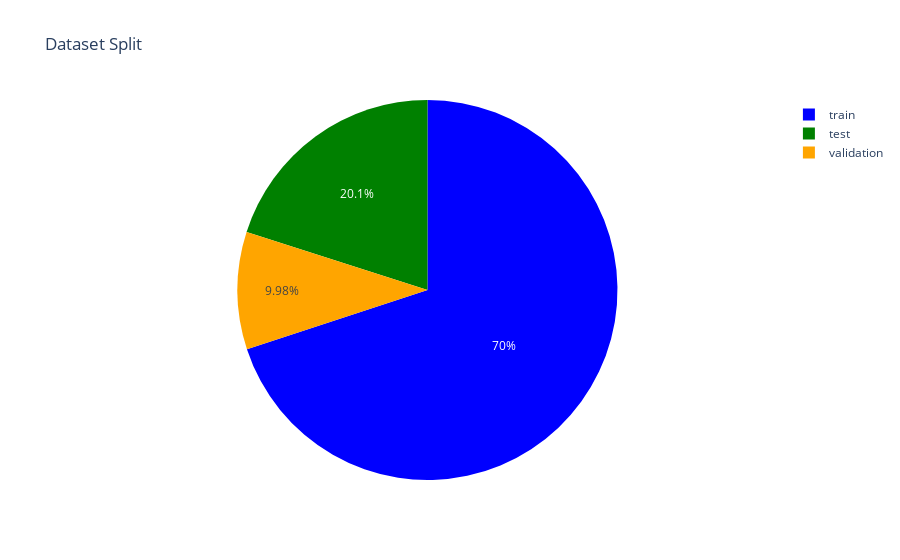

The code cell stored with this chart in its notebook:
### Code cell
import plotly.express as px
import pandas as pd

# Assuming you have separate lists for "Set" and "Count"
sets = ["train", "test", "validation"]
counts = [1472, 422, 210]

# Create the DataFrame
df_sets = pd.DataFrame({'Set': sets, 'Count': counts})

# Create the pie chart
fig = px.pie(df_sets, 
             values='Count', 
             names='Set', 
             title='Dataset Split',
             color='Set',
             color_discrete_map={'train': 'blue', 'test': 'green', 'validation': 'orange'}  # Optionally specify color for each set
            )

# Show the chart
fig.show()
fig.write_image(f'outputs/v1/pie_chart.png')

### Figure 1 — Plotly figure (JSON) as saved in the notebook; plotly's stock layout.template omitted (floating-point values rounded to 4 significant figures)
{"data": [{"customdata": [["train"], ["test"], ["validation"]], "domain": {"x": [0, 1], "y": [0, 1]}, "hovertemplate": "Set=%{customdata[0]}<br>Count=%{value}<extra></extra>", "labels": ["train", "test", "validation"], "legendgroup": "", "marker": {"colors": ["blue", "green", "orange"]}, "name": "", "showlegend": true, "type": "pie", "values": [1472, 422, 210]}], "layout": {"legend": {"tracegroupgap": 0}, "title": {"text": "Dataset Split"}}}
